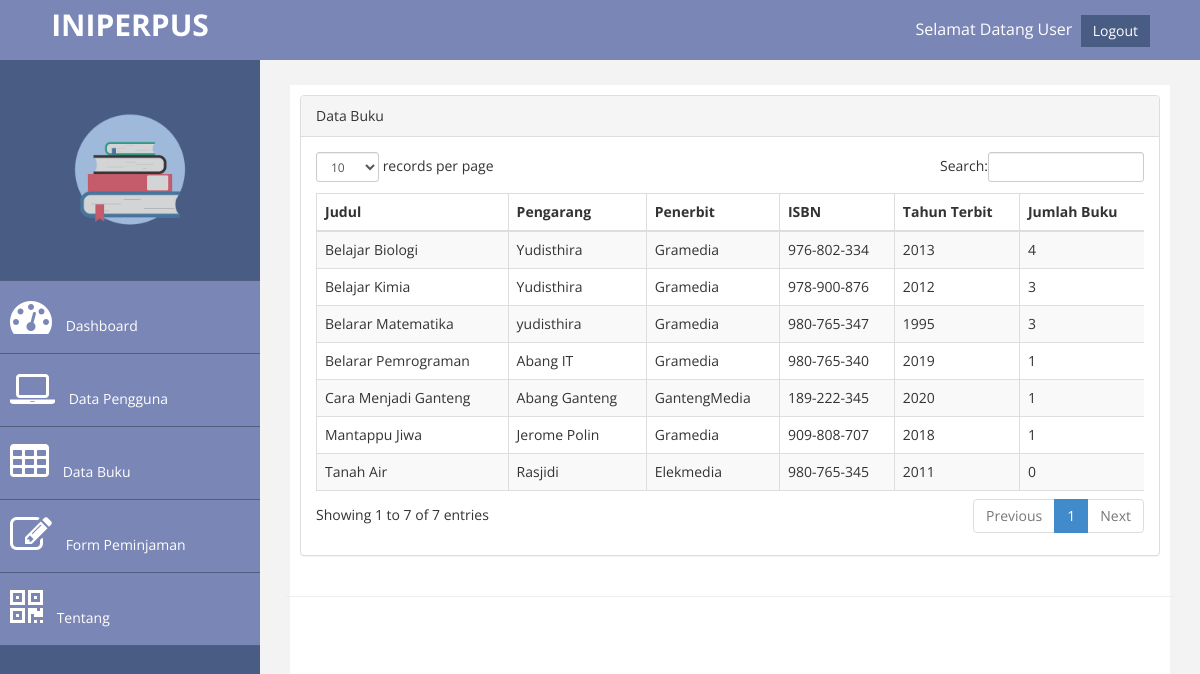
The app's page /?pages=buku (signed in) with its own data.
### tables this page shows
CREATE TABLE `buku` (
  `id` int(9) NOT NULL,
  `judul` varchar(200) NOT NULL,
  `pengarang` varchar(200) NOT NULL,
  `penerbit` varchar(200) NOT NULL,
  `tahun_terbit` varchar(4) NOT NULL,
  `isbn` varchar(25) NOT NULL,
  `jumlah_buku` int(10) NOT NULL
);

### pages/buku/buku.php (the view)
<div class="row">
    <div class="col-md-12">
        <div class="panel panel-default">
            <div class="panel-heading">
                Data Buku
            </div>
            <div class="panel-body">
                <div class="table-responsive">
                    <table class="table table-striped table-bordered table-hover" id="dataTables-example">
                        <thead>
                            <tr>
                                <th>Judul</th>
                                <th>Pengarang</th>
                                <th>Penerbit</th>
                                <th>ISBN</th>
                                <th>Tahun Terbit</th>
                                <th>Jumlah Buku</th>
                            </tr>
                        </thead>
                        <tbody>
                            <?php
                                           $sql = $koneksi->query("select * from buku");
                                           while ($data= $sql->fetch_assoc()) {
                                        ?>
                            <tr>
                                <td><?php echo $data['judul'] ?></td>
                                <td><?php echo $data['pengarang'] ?></td>
                                <td><?php echo $data['penerbit'] ?></td>
                                <td><?php echo $data['isbn'] ?></td>
                                <td><?php echo $data['tahun_terbit'] ?></td>
                                <td><?php echo $data['jumlah_buku'] ?></td>
                            </tr>
                            <?php } ?>
                        </tbody>
                    </table>
                </div>
            </div>
        </div>
    </div>
</div>

### assets/css/custom.css (style rules this page uses)
body { font-family: 'Open Sans', sans-serif; background-image: url("assets/images/Buku-2.jpg"); }

### records on screen
buku: judul "Mantappu Jiwa", pengarang "Jerome Polin", penerbit "Gramedia", isbn "909-808-707", tahun_terbit "2018", jumlah_buku "1"
buku: judul "Belarar Matematika", pengarang "yudisthira", penerbit "Gramedia", isbn "980-765-347", tahun_terbit "1995", jumlah_buku "3"
buku: judul "Tanah Air", pengarang "Rasjidi", penerbit "Elekmedia", isbn "980-765-345", tahun_terbit "2011", jumlah_buku "0"
buku: judul "Belajar Biologi", pengarang "Yudisthira", penerbit "Gramedia", isbn "976-802-334", tahun_terbit "2013", jumlah_buku "4"
buku: judul "Belajar Kimia", pengarang "Yudisthira", penerbit "Gramedia", isbn "978-900-876", tahun_terbit "2012", jumlah_buku "3"
buku: judul "Belarar Pemrograman", pengarang "Abang IT", penerbit "Gramedia", isbn "980-765-340", tahun_terbit "2019", jumlah_buku "1"
buku: judul "Cara Menjadi Ganteng", pengarang "Abang Ganteng", penerbit "GantengMedia", isbn "189-222-345", tahun_terbit "2020", jumlah_buku "1"
